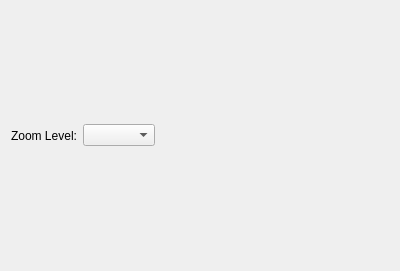
<?xml version="1.0" encoding="UTF-8"?>
<ui version="4.0">
 <class>Form</class>
 <widget class="QWidget" name="Form">
  <property name="geometry">
   <rect>
    <x>0</x>
    <y>0</y>
    <width>400</width>
    <height>271</height>
   </rect>
  </property>
  <property name="windowTitle">
   <string>Form</string>
  </property>
  <layout class="QHBoxLayout" name="horizontalLayout">
   <item>
    <widget class="QLabel" name="label">
     <property name="text">
      <string>Zoom Level:</string>
     </property>
    </widget>
   </item>
   <item>
    <widget class="QComboBox" name="comboBox"/>
   </item>
   <item>
    <spacer name="horizontalSpacer">
     <property name="orientation">
      <enum>Qt::Horizontal</enum>
     </property>
     <property name="sizeHint" stdset="0">
      <size>
       <width>40</width>
       <height>20</height>
      </size>
     </property>
    </spacer>
   </item>
  </layout>
 </widget>
 <resources/>
 <connections/>
</ui>
